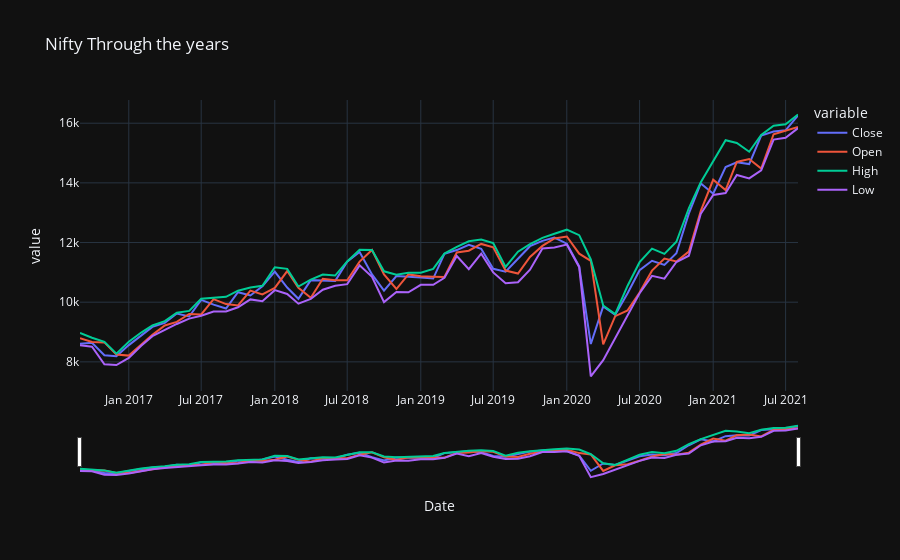

The code cell stored with this chart in its notebook:
### Code cell
fig = px.line(data1,x='Date', y=['Close','Open','High','Low'], title="Nifty Through the years")
fig.update_xaxes(rangeslider_visible=True)
fig.show()
